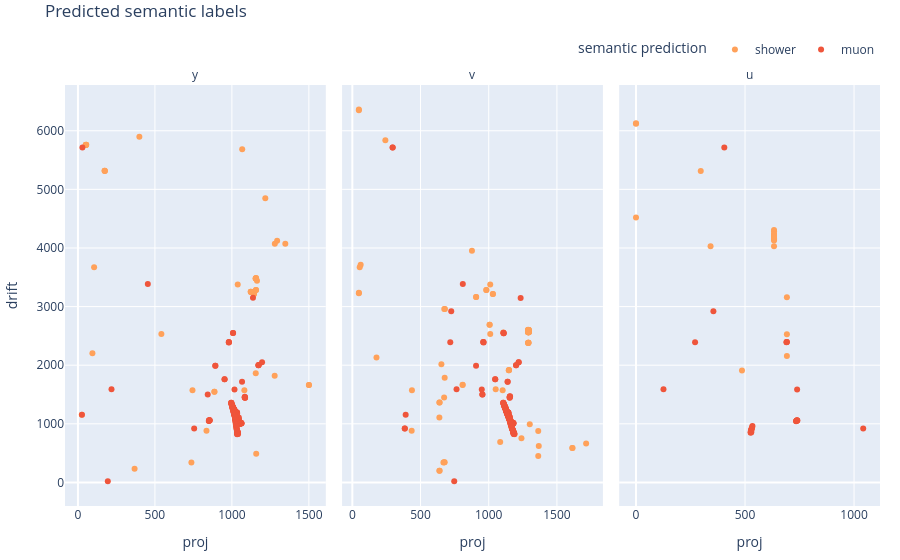

Notebook cell for this chart:
### Code cell
# predicted semantic labels

import plotly.io as pio  # claude modif!
pio.renderers.default = "plotly_mimetype+notebook_connected"  # claude modif! render without the anywidget-based FigureWidget

plot.plot(data, target='semantic', how='pred', filter='none')
plot.plot(data, target='semantic', how='true', filter='none')

plot.plot(data, target='semantic', how='pred', filter='show')
plot.plot(data, target='semantic', how='true', filter='show')

fig = plot.plot(data, target='semantic', how='pred', filter='none') # filter ='none' to see semantic classifications of all points
#fig
go.Figure(fig).show()

### Figure 1 — Plotly figure (JSON) as saved in the notebook; plotly's stock layout.template omitted (floating-point values rounded to 4 significant figures; data arrays with more than 128 entries replaced by an {"elided": "..."} marker saying what was removed)
{"data": [{"customdata": {"elided": "45x5 mixed values"}, "hovertemplate": "semantic prediction=%{customdata[3]}<br>plane=y<br>proj=%{x:.1f}<br>drift=%{y:.1f}<br>semantic truth=%{customdata[0]}<br>instance truth=%{customdata[1]}<br>filter prediction=%{customdata[2]}<br>instance prediction=%{customdata[4]:.4f}<extra></extra>", "legendgroup": "shower", "marker": {"color": "#FFA15A", "symbol": "circle"}, "mode": "markers", "name": "shower", "orientation": "v", "showlegend": true, "type": "scatter", "uid": "5393db63-2e1a-4a66-8065-7637340bd4da", "x": [1501.0, 1500.0, 1347.0, 1294.0, 1279.0, 1278.0, 1217.0, 1163.0, 1158.0, 1157.0, 1157.0, 1156.0, 1156.0, 1155.0, 1155.0, 1154.0, 1144.0, 1143.0, 1125.0, 1124.0, 1123.0, 1122.0, 1081.0, 1067.0, 1038.0, 1029.0, 887.0, 886.0, 835.0, 744.0, 737.0, 542.0, 399.0, 368.0, 175.0, 174.0, 173.0, 105.0, 94.0, 54.0, 53.0, 52.0, 51.0, 50.0, 25.0], "xaxis": "x", "y": [1664.0, 1664.0, 4073.0, 4124.0, 4072.0, 1820.0, 4847.0, 3439.0, 489.0, 3283.0, 3487.0, 3283.0, 3486.0, 1862.0, 3479.0, 3478.0, 3216.0, 3217.0, 3247.0, 3249.0, 3252.0, 3253.0, 1575.0, 5685.0, 3376.0, 943.2, 1547.0, 1547.0, 883.3, 1573.0, 340.5, 2533.0, 5899.0, 233.2, 5315.0, 5317.0, 5319.0, 3669.0, 2204.0, 5763.0, 5761.0, 5757.0, 5757.0, 5759.0, 1155.0], "yaxis": "y"}, {"customdata": {"elided": "88x5 mixed values"}, "hovertemplate": "semantic prediction=%{customdata[3]}<br>plane=v<br>proj=%{x:.1f}<br>drift=%{y:.1f}<br>semantic truth=%{customdata[0]}<br>instance truth=%{customdata[1]}<br>filter prediction=%{customdata[2]}<br>instance prediction=%{customdata[4]:.4f}<extra></extra>", "legendgroup": "shower", "marker": {"color": "#FFA15A", "symbol": "circle"}, "mode": "markers", "name": "shower", "orientation": "v", "showlegend": false, "type": "scatter", "uid": "b97272dc-8ca6-4397-a713-e27b366f7350", "x": [1714.0, 1614.0, 1613.0, 1367.0, 1363.0, 1363.0, 1301.0, 1295.0, 1295.0, 1295.0, 1293.0, 1293.0, 1293.0, 1292.0, 1292.0, 1292.0, 1292.0, 1291.0, 1291.0, 1291.0, 1291.0, 1290.0, 1290.0, 1290.0, 1290.0, 1289.0, 1289.0, 1289.0, 1289.0, 1289.0, 1288.0, 1288.0, 1288.0, 1240.0, 1189.0, 1185.0, 1183.0, 1181.0, 1180.0, 1171.0, 1168.0, 1167.0, 1167.0, 1166.0, 1164.0, 1149.0, 1148.0, 1147.0, 1107.0, 1102.0, 1084.0, 1051.0, 1031.0, 1030.0, 1011.0, 1011.0, 1007.0, 1006.0, 983.0, 982.0, 908.0, 907.0, 877.0, 809.0, 808.0, 679.0, 677.0, 677.0, 674.0, 673.0, 673.0, 668.0, 653.0, 640.0, 640.0, 638.0, 638.0, 638.0, 437.0, 435.0, 242.0, 177.0, 61.0, 54.0, 48.0, 48.0, 48.0, 48.0], "xaxis": "x2", "y": [663.0, 586.7, 586.8, 623.2, 875.5, 451.8, 993.1, 2603.0, 2573.0, 2564.0, 2603.0, 2573.0, 2563.0, 2383.0, 2603.0, 2574.0, 2564.0, 2383.0, 2602.0, 2573.0, 2564.0, 2383.0, 2603.0, 2573.0, 2563.0, 2377.0, 2384.0, 2603.0, 2574.0, 2564.0, 2602.0, 2573.0, 2564.0, 755.4, 821.6, 844.8, 853.9, 843.6, 870.0, 921.8, 942.3, 990.3, 949.4, 956.8, 971.3, 1917.0, 1915.0, 1914.0, 2557.0, 1574.0, 691.1, 1588.0, 3215.0, 3217.0, 3376.0, 2533.0, 2689.0, 2689.0, 3284.0, 3283.0, 3163.0, 3162.0, 3952.0, 1665.0, 1664.0, 2957.0, 1786.0, 344.5, 2958.0, 1449.0, 344.1, 340.7, 2016.0, 1364.0, 200.8, 1109.0, 1364.0, 200.6, 1573.0, 883.4, 5838.0, 2134.0, 3716.0, 3669.0, 6362.0, 6350.0, 3237.0, 3227.0], "yaxis": "y2"}, {"customdata": [["background", "-1", 0.3708, "shower", "-1"], ["background", "-1", 0.3049, "shower", "-1"], ["background", "-1", 0.2944, "shower", "-1"], ["background", "-1", 0.4346, "shower", "-1"], ["background", "-1", 0.3641, "shower", "-1"], ["background", "-1", 0.4351, "shower", "-1"], ["background", "-1", 0.4404, "shower", "-1"], ["background", "-1", 0.4393, "shower", "-1"], ["background", "-1", 0.4392, "shower", "-1"], ["background", "-1", 0.4394, "shower", "-1"], ["background", "-1", 0.4398, "shower", "-1"], ["background", "-1", 0.4401, "shower", "-1"], ["background", "-1", 0.4398, "shower", "-1"], ["background", "-1", 0.4386, "shower", "-1"], ["shower", "0", 0.2764, "shower", "-1"], ["shower", "0", 0.2752, "shower", "-1"], ["diffuse", "-1", 0.2927, "shower", "-1"], ["background", "-1", 0.4098, "shower", "-1"], ["background", "-1", 0.4172, "shower", "-1"], ["background", "-1", 0.4228, "shower", "-1"], ["background", "-1", 0.426, "shower", "-1"], ["background", "-1", 0.3363, "shower", "-1"]], "hovertemplate": "semantic prediction=%{customdata[3]}<br>plane=u<br>proj=%{x:.1f}<br>drift=%{y:.1f}<br>semantic truth=%{customdata[0]}<br>instance truth=%{customdata[1]}<br>filter prediction=%{customdata[2]}<br>instance prediction=%{customdata[4]:.4f}<extra></extra>", "legendgroup": "shower", "marker": {"color": "#FFA15A", "symbol": "circle"}, "mode": "markers", "name": "shower", "orientation": "v", "showlegend": false, "type": "scatter", "uid": "e350b0f9-4d82-4b0c-ab2d-4134dd321022", "x": [692.0, 692.0, 692.0, 633.0, 633.0, 633.0, 633.0, 633.0, 633.0, 633.0, 633.0, 633.0, 633.0, 633.0, 533.0, 531.0, 486.0, 342.0, 297.0, 0.0, 0.0, 0.0], "xaxis": "x3", "y": [3159.0, 2527.0, 2158.0, 4029.0, 4308.0, 4287.0, 4238.0, 4224.0, 4208.0, 4192.0, 4176.0, 4160.0, 4144.0, 4128.0, 948.9, 921.8, 1908.0, 4029.0, 5314.0, 6130.0, 6121.0, 4519.0], "yaxis": "y3"}, {"customdata": {"elided": "182x5 mixed values"}, "hovertemplate": "semantic prediction=%{customdata[3]}<br>plane=y<br>proj=%{x:.1f}<br>drift=%{y:.1f}<br>semantic truth=%{customdata[0]}<br>instance truth=%{customdata[1]}<br>filter prediction=%{customdata[2]}<br>instance prediction=%{customdata[4]:.4f}<extra></extra>", "legendgroup": "muon", "marker": {"color": "#EF553B", "symbol": "circle"}, "mode": "markers", "name": "muon", "orientation": "v", "showlegend": true, "type": "scatter", "uid": "d8413f80-9ac6-418a-be98-4e9e41cd984c", "x": {"elided": "182 float values"}, "xaxis": "x", "y": {"elided": "182 float values"}, "yaxis": "y"}, {"customdata": {"elided": "182x5 mixed values"}, "hovertemplate": "semantic prediction=%{customdata[3]}<br>plane=v<br>proj=%{x:.1f}<br>drift=%{y:.1f}<br>semantic truth=%{customdata[0]}<br>instance truth=%{customdata[1]}<br>filter prediction=%{customdata[2]}<br>instance prediction=%{customdata[4]:.4f}<extra></extra>", "legendgroup": "muon", "marker": {"color": "#EF553B", "symbol": "circle"}, "mode": "markers", "name": "muon", "orientation": "v", "showlegend": false, "type": "scatter", "uid": "4c44c2d6-41cf-428a-b017-9ac50736ccc2", "x": {"elided": "182 float values"}, "xaxis": "x2", "y": {"elided": "182 float values"}, "yaxis": "y2"}, {"customdata": {"elided": "27x5 mixed values"}, "hovertemplate": "semantic prediction=%{customdata[3]}<br>plane=u<br>proj=%{x:.1f}<br>drift=%{y:.1f}<br>semantic truth=%{customdata[0]}<br>instance truth=%{customdata[1]}<br>filter prediction=%{customdata[2]}<br>instance prediction=%{customdata[4]:.4f}<extra></extra>", "legendgroup": "muon", "marker": {"color": "#EF553B", "symbol": "circle"}, "mode": "markers", "name": "muon", "orientation": "v", "showlegend": false, "type": "scatter", "uid": "3f7b8a69-08cf-47b3-91c0-7ddcbbd9e4b0", "x": [1042.0, 740.0, 739.0, 739.0, 738.0, 737.0, 736.0, 735.0, 734.0, 692.0, 691.0, 690.0, 534.0, 532.0, 530.0, 529.0, 529.0, 528.0, 528.0, 527.0, 527.0, 526.0, 526.0, 405.0, 355.0, 271.0, 126.0], "xaxis": "x3", "y": [918.5, 1055.0, 1585.0, 1057.0, 1060.0, 1055.0, 1051.0, 1047.0, 1045.0, 2396.0, 2395.0, 2390.0, 963.7, 933.0, 912.2, 859.8, 902.8, 859.0, 889.9, 857.3, 875.4, 846.6, 862.1, 5716.0, 2920.0, 2392.0, 1589.0], "yaxis": "y3"}], "layout": {"annotations": [{"showarrow": false, "text": "y", "x": 0.16, "xanchor": "center", "xref": "paper", "y": 1, "yanchor": "bottom", "yref": "paper"}, {"showarrow": false, "text": "v", "x": 0.5, "xanchor": "center", "xref": "paper", "y": 1, "yanchor": "bottom", "yref": "paper"}, {"showarrow": false, "text": "u", "x": 0.84, "xanchor": "center", "xref": "paper", "y": 1, "yanchor": "bottom", "yref": "paper"}], "legend": {"orientation": "h", "title": {"text": "semantic prediction"}, "tracegroupgap": 0, "x": 1, "xanchor": "right", "y": 1.05, "yanchor": "bottom"}, "margin": {"b": 20, "l": 20, "r": 20, "t": 20}, "title": {"automargin": true, "text": "Predicted semantic labels"}, "xaxis": {"anchor": "y", "domain": [0, 0.32], "title": {"text": "proj"}}, "xaxis2": {"anchor": "y2", "domain": [0.34, 0.66], "title": {"text": "proj"}}, "xaxis3": {"anchor": "y3", "domain": [0.68, 1.0], "title": {"text": "proj"}}, "yaxis": {"anchor": "x", "domain": [0, 1], "title": {"text": "drift"}}, "yaxis2": {"anchor": "x2", "domain": [0, 1], "matches": "y", "showticklabels": false}, "yaxis3": {"anchor": "x3", "domain": [0, 1], "matches": "y", "showticklabels": false}}}
